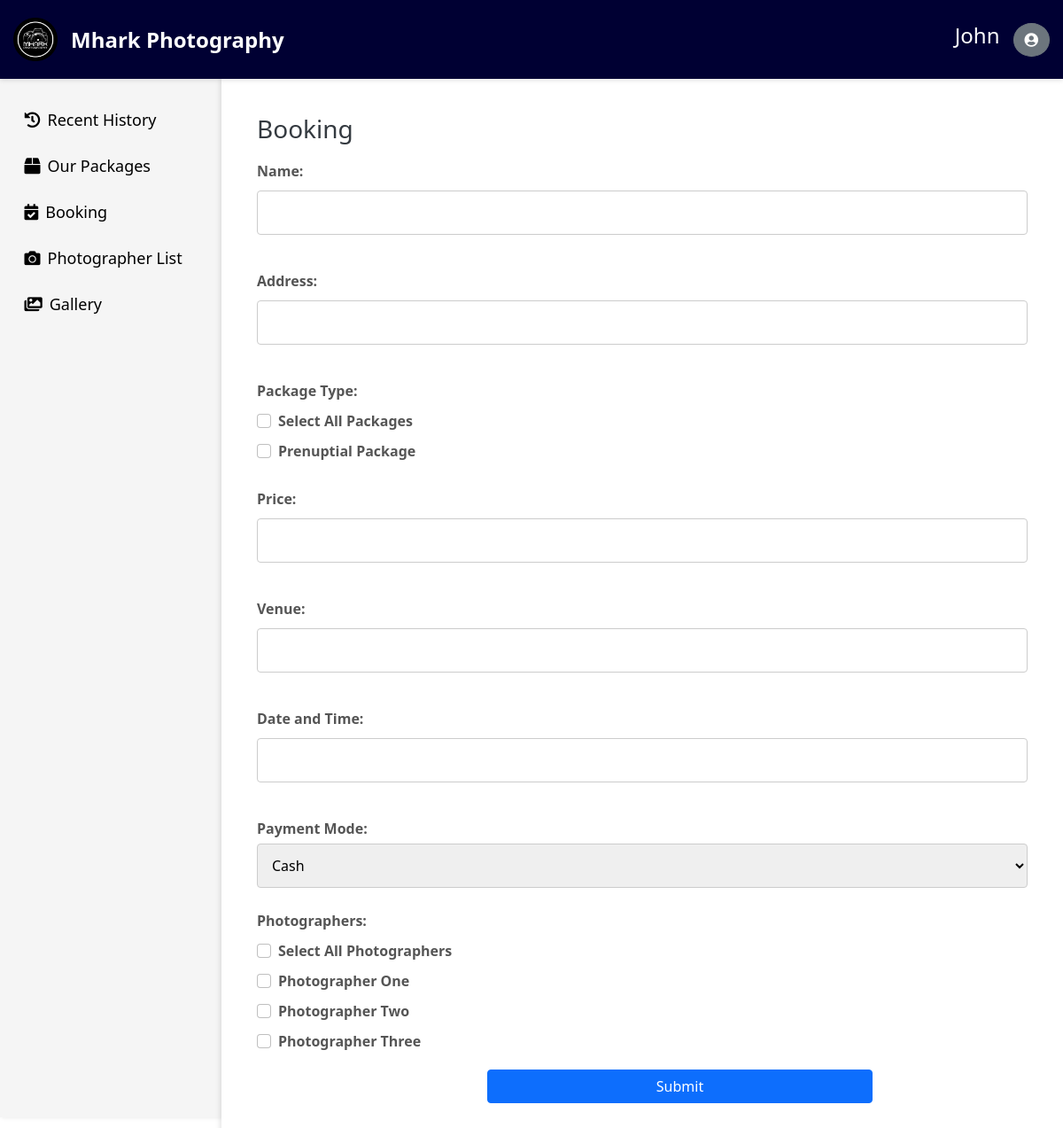
Page /client/booking/index.php (signed in) on the committed database.
### tables this page shows
CREATE TABLE `photographers` (
  `id` int(11) NOT NULL,
  `name` varchar(255) NOT NULL,
  `email` varchar(255) NOT NULL,
  `contact` varchar(255) NOT NULL,
  `address` varchar(255) NOT NULL
);

### client/booking/index.php (the view, shortened to what this page needs)
<?php
require '../../connection.php';
$package_prices = [];
$stmt = $pdo->query("SELECT name, price FROM packages");
while ($row = $stmt->fetch(PDO::FETCH_ASSOC)) {
    $package_prices[$row['name']] = $row['price'];
}
$photographers = [];
$stmt = $pdo->query("SELECT id, name FROM photographers");
while ($row = $stmt->fetch(PDO::FETCH_ASSOC)) {
    $photographers[] = $row;
}
?>
<!DOCTYPE html>
<html lang="en">
<head>
    <link rel="stylesheet" href="booking.css">
    <link rel="stylesheet" href="https://cdnjs.cloudflare.com/ajax/libs/jqueryui/1.12.1/jquery-ui.min.css">
    <link rel="stylesheet" href="https://cdnjs.cloudflare.com/ajax/libs/jquery-ui-timepicker-addon/1.6.3/jquery-ui-timepicker-addon.min.css">
    <link rel="stylesheet" type="text/css" href="https://cdn.jsdelivr.net/npm/toastify-js/src/toastify.min.css">
    <link href="https://cdn.jsdelivr.net/npm/bootstrap@5.0.2/dist/css/bootstrap.min.css" rel="stylesheet">
    <link rel="stylesheet" href="https://code.jquery.com/ui/1.12.1/themes/base/jquery-ui.css">
    <link rel="stylesheet" href="https://cdnjs.cloudflare.com/ajax/libs/font-awesome/5.15.3/css/all.min.css">
</head>
<body>
    <div class="header">
        <div class="sub-header">
            <img src="../image/logo.png" alt="Logo" class="logo">
            <p id="mark">Mhark Photography</p>
        </div>
        <div class="profile-dropdown">
            <h1 style="color:white; font-size: 24px; margin-right: 15px; ">
                <?php
                echo $_SESSION['firstname'] . $_SESSION['lastname'];
                ?>
            </h1>
            <div class="dropdown">
                <button class="btn btn-secondary rounded-circle" type="button" id="dropdownMenuButton1" data-bs-toggle="dropdown" aria-expanded="false">
                    <i class="fas fa-user-circle "></i>
                </button>
            </div>
        </div>
    </div>
    <div class="dashboard">
        <div class="sidebar">
            <ul>
                <li><a href="../recent-history/"><i class="fas fa-history"></i> Recent History</a></li>
                <li><a href="../packages/"><i class="fas fa-box"></i> Our Packages</a></li>
                <li><a href="./" class="active"><i class="fas fa-calendar-check"></i> Booking</a></li>
                <li><a href="../photographer/"><i class="fas fa-camera"></i> Photographer List</a></li>
                <li><a href="../gallery/"><i class="fas fa-images"></i> Gallery</a></li>
            </ul>
        </div>
        <div class="content">
            <h1>Booking</h1>
            <form id="bookingForm" action="index.php" method="post" autocomplete="off">
                <div class="form-group">
                    <label for="name">Name:</label>
                    <input type="text" id="name" name="name" required>
                </div>
                <div class="form-group">
                    <label for="address">Address:</label>
                    <input type="text" id="address" name="address" required>
                </div>
                <div class="form-group">
                    <label for="package_type">Package Type:</label>
                    <div id="package_type">
                        <div class="form-check">
                            <input class="form-check-input" type="checkbox" id="select_all_packages">
                            <label class="form-check-label" for="select_all_packages">Select All Packages</label>
                        </div>
                        <?php foreach ($package_prices as $type => $pkg_price): ?>
                            <div class="form-check">
                                <input class="form-check-input" type="checkbox" name="package_type[]" value="<?php echo htmlspecialchars($type); ?>" id="package_<?php echo htmlspecialchars($type); ?>" data-price="<?php echo htmlspecialchars($pkg_price); ?>">
                                <label class="form-check-label" for="package_<?php echo htmlspecialchars($type); ?>"><?php echo htmlspecialchars($type); ?></label>
                            </div>
                        <?php endforeach; ?>
                    </div>
                </div>
                <div class="form-group">
                    <label for="price">Price:</label>
                    <input type="text" id="price" name="price" required readonly>
                </div>
                <div class="form-group">
                    <label for="venue">Venue:</label>
                    <input type="text" id="venue" name="venue" required>
                </div>
                <div class="form-group">
                    <label for="datetime">Date and Time:</label>
                    <input type="text" id="datetime" name="datetime" required>
                </div>
                <div class="form-group">
                    <label for="payment_mode">Payment Mode:</label>
                    <select id="payment_mode" name="payment_mode" required>
                        <option value="cash">Cash</option>
                    </select>
                </div>
                <div class="form-group">
                    <label for="photographer_id">Photographers:</label>
                    <div id="photographer_id">
                        <div class="form-check">
                            <input class="form-check-input" type="checkbox" id="select_all_photographers">
                            <label class="form-check-label" for="select_all_photographers">Select All Photographers</label>
                        </div>
                        <?php foreach ($photographers as $photographer): ?>
                            <div class="form-check">
                                <input class="form-check-input" type="checkbox" name="photographer_id[]" value="<?php echo htmlspecialchars($photographer['id']); ?>" id="photographer_<?php echo htmlspecialchars($photographer['id']); ?>">
                                <label class="form-check-label" for="photographer_<?php echo htmlspecialchars($photographer['id']); ?>"><?php echo htmlspecialchars($photographer['name']); ?></label>
                            </div>
                        <?php endforeach; ?>
                    </div>
                </div>
                <button type="submit" id="submitButton" class="btn btn-primary">Submit</button>
            </form>
        </div>
    </div>
</body>
</html>

### client/booking/booking.css (style rules this page uses)
body { font-family: Arial, sans-serif; background-color: #f4f4f9; margin: 0; display: flex; flex-direction: column; height: 100vh; }
.header { display: flex; align-items: center; justify-content: space-between; background-color: #000033; padding: 20px 15px; box-shadow: 0 2px 5px rgba(0, 0, 0, 0.1); position: relative; }
.sub-header { display: flex; align-items: center; }
.header img.logo { width: 50px; margin-right: 15px; }
.header p { color: white; font-size: 24px; font-weight: bolder; margin: 0; }
.profile-dropdown { display: flex; }
.dashboard { display: flex; width: 100%; }
.sidebar { width: 250px; background-color: whitesmoke; padding-top: 20px; height: 98%; box-shadow: 2px 0 5px rgba(0, 0, 0, 0.1); }
.sidebar ul { list-style-type: none; padding: 0; }
.sidebar ul li { display: flex; padding: 1%; margin-left: 15px; }
.sidebar ul li a { color: black; text-decoration: none; font-size: 18px; display: block; padding: 10px; transition: background-color 0.3s; display: flex; align-items: center; justify-content: center; }
.sidebar ul li a i { margin-right: 8px; }
.content { flex: 1; padding: 40px; background-color: #fff; box-shadow: -2px 0 5px rgba(0, 0, 0, 0.1); }
.content h1 { font-size: 28px; color: #343a40; margin-top: 0; }
form { display: flex; flex-direction: column; }
label { margin: 10px 0 5px; font-weight: bold; color: #555; }
input[type="text"], input[type="number"], input[type="password"], input[type="email"], select, input[type="datetime"], input[type="submit"] { width: 100%; padding: 12px; margin: 5px 0 15px; border: 1px solid #ccc; border-radius: 4px; font-size: 16px; }
.form-group { margin-bottom: 15px; }
.form-group label { display: block; margin-bottom: 5px; font-weight: bold; }
.form-group input[type="text"], .form-group input[type="number"], .form-group input[type="submit"], .form-group select { width: 100%; padding: 12px; border: 1px solid #ccc; border-radius: 4px; font-size: 16px; }
.btn-primary { background-color: #dc3545; color: #fff; border: none; padding: 10px 20px; cursor: pointer; margin-left: 260px; width: 100%; max-width: 50%; }

### rows in the picture
photographers: name "Photographer One"
photographers: name "Photographer Two"
photographers: name "Photographer Three"

### other values in the picture
$_SESSION['firstname'] "John"
$type "Prenuptial Package"
